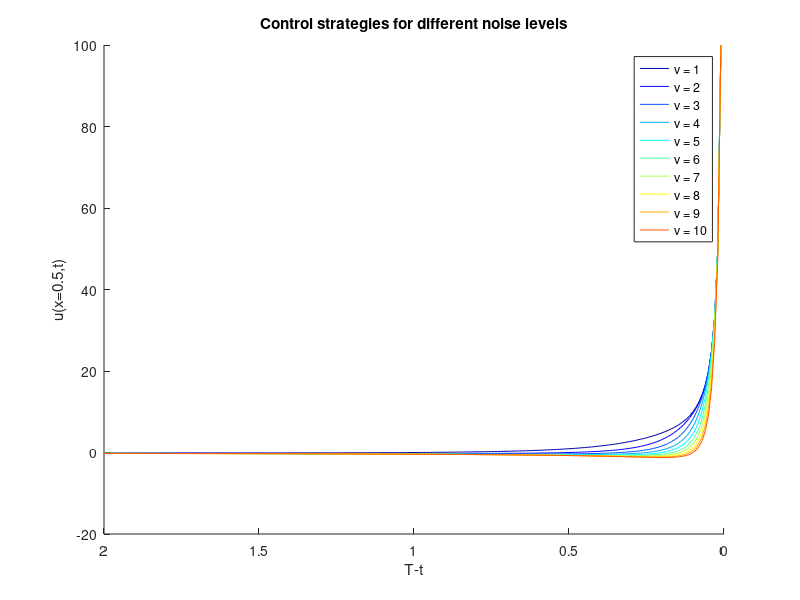

This figure's MATLAB source:
clear 
figure

% Initialise
dt = 0:0.01:2;
nus = 1:10;
x = 0.5;
clr = jet(numel(nus));
legends = cell(1, numel(nus));
hold on

for inu = 1:numel(nus)
    % Compute control strategy
    nu = nus(inu);
    th = tanh(x ./ (nu*dt) - x) ./ dt;
    
    % Plot it
    plot(dt, th, 'Color', clr(inu, :));
    legends{inu} = sprintf('\\nu = %i', nu);
end

legend(legends)
xlabel('T-t');
set(gca, 'XDir', 'reverse');
ylabel('u(x=0.5,t)');
title('Control strategies for different noise levels')

hold off
